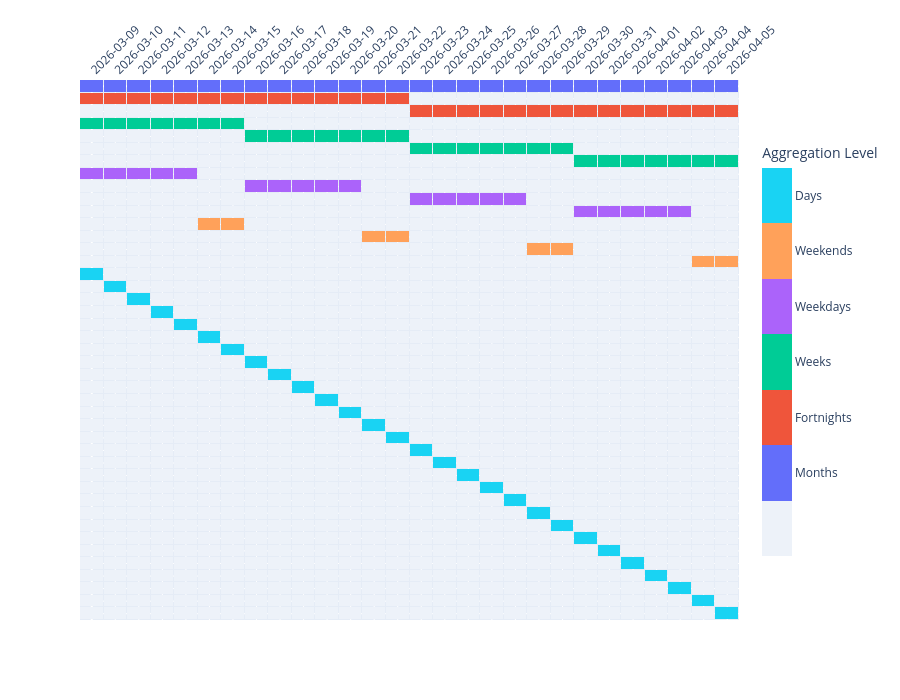

Source (notebook cell):
### Code cell
from python.temporal_hierarchy import TemporalHierarchy
from python.aggregation import WEEKENDS, WEEKDAYS, WEEKS, FORTNIGHTS, MONTHS, DAYS
import importlib

importlib.reload(plots)

th = TemporalHierarchy([
    DAYS, WEEKENDS, WEEKDAYS, WEEKS, FORTNIGHTS, MONTHS
])

summ = th.make_summing_matrix()

plots.plot_summing_matrix(summ)

### Figure 1 — Plotly figure (JSON) as saved in the notebook; plotly's stock layout.template omitted (floating-point values rounded to 4 significant figures; data arrays with more than 128 entries replaced by an {"elided": "..."} marker saying what was removed)
{"data": [{"colorbar": {"len": 0.8, "tickmode": "array", "ticktext": ["Months", "Fortnights", "Weeks", "Weekdays", "Weekends", "Days"], "tickvals": [1, 2, 3, 4, 5, 6], "title": {"text": "Aggregation Level"}}, "colorscale": [[0, "#edf2f9"], [0.1429, "#edf2f9"], [0.1429, "#636EFA"], [0.2857, "#636EFA"], [0.2857, "#EF553B"], [0.4286, "#EF553B"], [0.4286, "#00CC96"], [0.5714, "#00CC96"], [0.5714, "#AB63FA"], [0.7143, "#AB63FA"], [0.7143, "#FFA15A"], [0.8571, "#FFA15A"], [0.8571, "#19D3F3"], [1, "#19D3F3"]], "customdata": {"elided": "43x28 str values"}, "hovertemplate": "Col: %{x}<br>Row: %{y}<br>Hierarchy: %{customdata}<extra></extra>", "showscale": true, "type": "heatmap", "xgap": 1, "ygap": 1, "z": {"elided": "43x28 int values"}, "zmax": 6.5, "zmin": -0.5}], "layout": {"height": 700, "margin": {"t": 80}, "xaxis": {"side": "top", "tickangle": -45, "tickmode": "array", "ticktext": ["2026-03-09", "2026-03-10", "2026-03-11", "2026-03-12", "2026-03-13", "2026-03-14", "2026-03-15", "2026-03-16", "2026-03-17", "2026-03-18", "2026-03-19", "2026-03-20", "2026-03-21", "2026-03-22", "2026-03-23", "2026-03-24", "2026-03-25", "2026-03-26", "2026-03-27", "2026-03-28", "2026-03-29", "2026-03-30", "2026-03-31", "2026-04-01", "2026-04-02", "2026-04-03", "2026-04-04", "2026-04-05"], "tickvals": [0, 1, 2, 3, 4, 5, 6, 7, 8, 9, 10, 11, 12, 13, 14, 15, 16, 17, 18, 19, 20, 21, 22, 23, 24, 25, 26, 27]}, "yaxis": {"autorange": "reversed", "showticklabels": false, "tickmode": "array", "ticktext": ["2026-04-05", "2026-03-22", "2026-04-05", "2026-03-15", "2026-03-22", "2026-03-29", "2026-04-05", "2026-03-13", "2026-03-20", "2026-03-27", "2026-04-03", "2026-03-15", "2026-03-22", "2026-03-29", "2026-04-05", "2026-03-09", "2026-03-10", "2026-03-11", "2026-03-12", "2026-03-13", "2026-03-14", "2026-03-15", "2026-03-16", "2026-03-17", "2026-03-18", "2026-03-19", "2026-03-20", "2026-03-21", "2026-03-22", "2026-03-23", "2026-03-24", "2026-03-25", "2026-03-26", "2026-03-27", "2026-03-28", "2026-03-29", "2026-03-30", "2026-03-31", "2026-04-01", "2026-04-02", "2026-04-03", "2026-04-04", "2026-04-05"], "tickvals": [0, 1, 2, 3, 4, 5, 6, 7, 8, 9, 10, 11, 12, 13, 14, 15, 16, 17, 18, 19, 20, 21, 22, 23, 24, 25, 26, 27, 28, 29, 30, 31, 32, 33, 34, 35, 36, 37, 38, 39, 40, 41, 42]}}}
